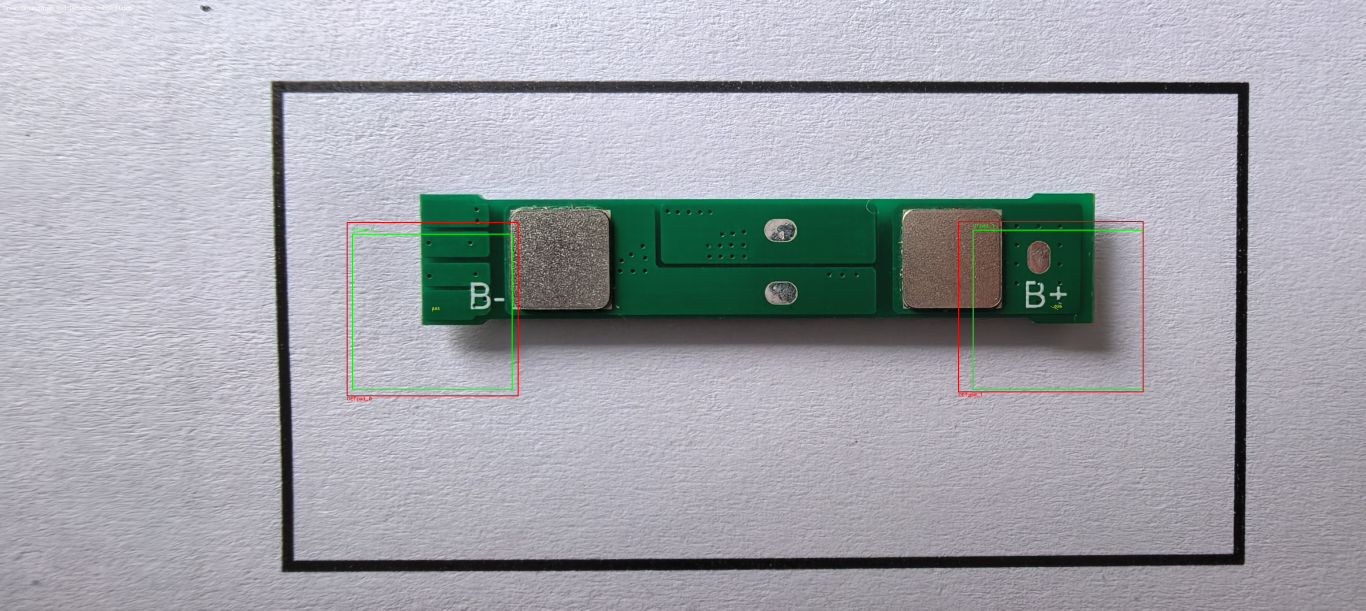
#> input picture data/visualization/round_001_back.jpg, 4096 x 1832 px (shown at 1/3 size); its folder holds only this picture in this run
$ python -i hsv_pcb_extractor.py   (imports and definitions only)
#> lines starting #> are read from the running program, lines starting #| are printed output that depends on the picture
### battery_designer/logger.py
"""
统一日志配置模块

提供项目全局的日志配置和管理功能。

特性:
- 统一的日志格式
- 支持控制台和文件输出
- 可配置的日志级别
- 按模块自动命名 logger

使用方法:
    from battery_designer.logger import get_logger

    logger = get_logger(__name__)
    logger.info("操作成功")
    logger.error("发生错误", exc_info=True)
"""

import logging
import sys
from pathlib import Path
from datetime import datetime
from typing import Optional


# 日志格式定义
LOG_FORMAT = "%(asctime)s | %(levelname)-8s | %(name)s | %(message)s"
DATE_FORMAT = "%Y-%m-%d %H:%M:%S"

# 默认日志级别
DEFAULT_LOG_LEVEL = logging.INFO

# 全局 logger 配置标志
_configured = False


def get_logger(name: Optional[str] = None) -> logging.Logger:
    """
    获取指定名称的 logger 实例

    Args:
        name: logger 名称，通常使用 __name__
              如果为 None，返回根 logger

    Returns:
        配置好的 Logger 实例

    Example:
        logger = get_logger(__name__)
        logger.info("开始处理")
    """
    global _configured

    # 首次调用时进行基本配置
    if not _configured:
        configure_logging()
        _configured = True

    return logging.getLogger(name)


def configure_logging(
    level: int = None,
    log_file: Optional[str] = None,
    log_dir: Optional[str] = None,
    format_string: str = LOG_FORMAT,
    date_format: str = DATE_FORMAT,
    console: bool = True,
    file_level: Optional[int] = None
) -> None:
    """
    配置全局日志系统

    Args:
        level: 控制台日志级别 (默认: INFO)
        log_file: 日志文件路径 (优先级高于 log_dir)
        log_dir: 日志目录，自动生成带日期的日志文件名
        format_string: 日志格式字符串
        date_format: 日期格式字符串
        console: 是否输出到控制台
        file_level: 文件日志级别 (默认与 level 相同)

    Example:
        # 基本配置 (仅控制台)
        configure_logging(level=logging.DEBUG)

        # 输出到文件
        configure_logging(log_file="app.log")

        # 自动生成日志文件
        configure_logging(log_dir="logs")
    """
    global _configured

    # 设置默认级别
    if level is None:
        level = DEFAULT_LOG_LEVEL
    if file_level is None:
        file_level = level

    # 获取根 logger
    root_logger = logging.getLogger()
    root_logger.setLevel(min(level, file_level))

    # 清除已有的 handlers
    root_logger.handlers.clear()

    # 创建 formatter
    formatter = logging.Formatter(format_string, datefmt=date_format)

    # 控制台 handler
    if console:
        console_handler = logging.StreamHandler(sys.stdout)
        console_handler.setLevel(level)
        console_handler.setFormatter(formatter)
        root_logger.addHandler(console_handler)

    # 文件 handler
    if log_file or log_dir:
        if log_file:
            log_path = Path(log_file)
        else:
            # 自动生成日志文件名
            log_path = Path(log_dir) / f"battery_designer_{datetime.now().strftime('%Y%m%d')}.log"

        # 确保日志目录存在
        log_path.parent.mkdir(parents=True, exist_ok=True)

        file_handler = logging.FileHandler(log_path, encoding='utf-8')
        file_handler.setLevel(file_level)
        file_handler.setFormatter(formatter)
        root_logger.addHandler(file_handler)

    _configured = True


# [55 lines left out: functions set_log_level, configure_from_env, create_module_logger, not called in this run]


# 用于兼容现有 print 语句的适配器
class PrintAdapter:
    """
    将 print 语句转换为日志输出的适配器

    用于逐步迁移现有的 print 语句到 logging
    """

    def __init__(self, logger: logging.Logger):
        self.logger = logger

    # [19 lines left out: functions info, debug, warning, error, not called in this run]


# 日志装饰器
import functools
import time
from typing import Callable, Optional


# [108 lines left out: functions log_function, log_errors, not called in this run]


# [11 lines that do not run on import are left out]

### battery_designer/pcb_recognition/hsv_pcb_extractor.py
"""PCB提取器（绿色环边界检测）

功能：从校正后的图片中，利用PCB边缘的绿色阻焊层（绿色环）直接检测PCB边界。

核心思路：
  PCB边缘一定是绿色阻焊层，形成连续的绿色环，覆盖率97-99.7%。
  1. HSV色彩空间检测绿色像素
  2. 取最大连通域（排除噪声）
  3. 形态学闭运算填补缝隙，形成完整闭环
  4. 填充外轮廓内部 → PCB mask

输入：校正后图片字节
输出：PCB轮廓多边形 + PCB mask
"""

from __future__ import annotations

from pathlib import Path
from typing import Any

import cv2
import numpy as np

from ..logger import get_logger

_log = get_logger(__name__)


class HSVPCBExtractor:
    """PCB提取器（绿色环边界检测）

    利用PCB边缘的绿色阻焊层直接确定PCB边界。
    """

    def __init__(self):
        """初始化提取器"""
        pass

    # ──────────────────────────────────────────────
    #  公开接口
    # ──────────────────────────────────────────────

    def extract(
        self,
        image_bytes: bytes,
        pixels_per_mm: float | None = None,
        frame_border_mm: float | None = None,
        debug_dir: Path | None = None,
    ) -> dict[str, Any]:
        """提取 PCB 区域（绿色环边界检测）

        Args:
            image_bytes: 校正后图片字节
            pixels_per_mm: 像素密度（保留接口兼容，当前未使用）
            frame_border_mm: 黑框线条宽度（保留接口兼容，当前未使用）
            debug_dir: 调试图片输出目录 (Path 或 None)

        Returns:
            {
                "pcb_mask": np.ndarray,
                "pcb_contour": np.ndarray,
                "pcb_mask_with_shadow": np.ndarray,
                "pcb_contour_with_shadow": np.ndarray,
                "color_name": str,
                "pcb_area_ratio": float,
            }
        """
        _log.info("PCB提取（绿色环边界检测）: 开始")

        # ── Step 1: 解码图片 ──
        nparr = np.frombuffer(image_bytes, np.uint8)
        img_bgr = cv2.imdecode(nparr, cv2.IMREAD_COLOR)
        if img_bgr is None:
            raise ValueError("Failed to decode image")
        h, w = img_bgr.shape[:2]
        total_area = h * w
        _log.debug("原始尺寸: %dx%d", w, h)

        if debug_dir:
            debug_dir = Path(debug_dir)
            debug_dir.mkdir(parents=True, exist_ok=True)

        # ── Step 2: 绿色环边界检测 ──
        pcb_mask = self._detect_green_ring_boundary(img_bgr, debug_dir)
        if pcb_mask is None:
            raise ValueError("绿色环检测失败：未检测到足够的绿色像素，无法确定PCB边界")

        # ── Step 3: 形态学清理 + 最大连通域 + 轮廓 ──
        k_open = cv2.getStructuringElement(cv2.MORPH_ELLIPSE, (3, 3))
        pcb_mask = cv2.morphologyEx(pcb_mask, cv2.MORPH_OPEN, k_open, iterations=1)
        k_close = cv2.getStructuringElement(cv2.MORPH_ELLIPSE, (5, 5))
        pcb_mask = cv2.morphologyEx(pcb_mask, cv2.MORPH_CLOSE, k_close, iterations=1)

        num_lbl, labels, stats_arr, _ = cv2.connectedComponentsWithStats(pcb_mask, 8)
        if num_lbl <= 1:
            raise ValueError("No PCB region found")
        best = 1 + int(np.argmax(stats_arr[1:, cv2.CC_STAT_AREA]))
        pcb_mask_clean = np.zeros_like(pcb_mask)
        pcb_mask_clean[labels == best] = 255

        contours, _ = cv2.findContours(pcb_mask_clean, cv2.RETR_EXTERNAL, cv2.CHAIN_APPROX_SIMPLE)
        if not contours:
            raise ValueError("No PCB contour found")
        raw_ct = max(contours, key=cv2.contourArea)
        peri = cv2.arcLength(raw_ct, True)
        pcb_contour = cv2.approxPolyDP(raw_ct, 0.002 * peri, True)

        pcb_mask = np.zeros((h, w), dtype=np.uint8)
        cv2.drawContours(pcb_mask, [pcb_contour], -1, 255, -1)

        # ── Step 4: 颜色估计 ──
        color_name = self._estimate_pcb_color(img_bgr, pcb_mask)
        pcb_area_ratio = cv2.contourArea(pcb_contour) / total_area

        _log.info(
            "PCB提取（绿色环边界检测）: 完成 (颜色=%s, 面积占比=%.1f%%)",
            color_name, pcb_area_ratio * 100,
        )

        return {
            "pcb_mask": pcb_mask,
            "pcb_contour": pcb_contour,
            "pcb_mask_with_shadow": pcb_mask,
            "pcb_contour_with_shadow": pcb_contour,
            "color_name": color_name,
            "pcb_area_ratio": pcb_area_ratio,
        }

    # ──────────────────────────────────────────────
    #  私有方法: 绿色环边界检测
    # ──────────────────────────────────────────────

    # [147 lines left out: functions _detect_green_ring_boundary, _estimate_pcb_color, not called in this run]


# ── 测试代码 ──
# [3 lines not run here, left out]

>>> import cv2
>>> picture = cv2.imread('../../data/visualization/round_001_back.jpg', cv2.IMREAD_GRAYSCALE)
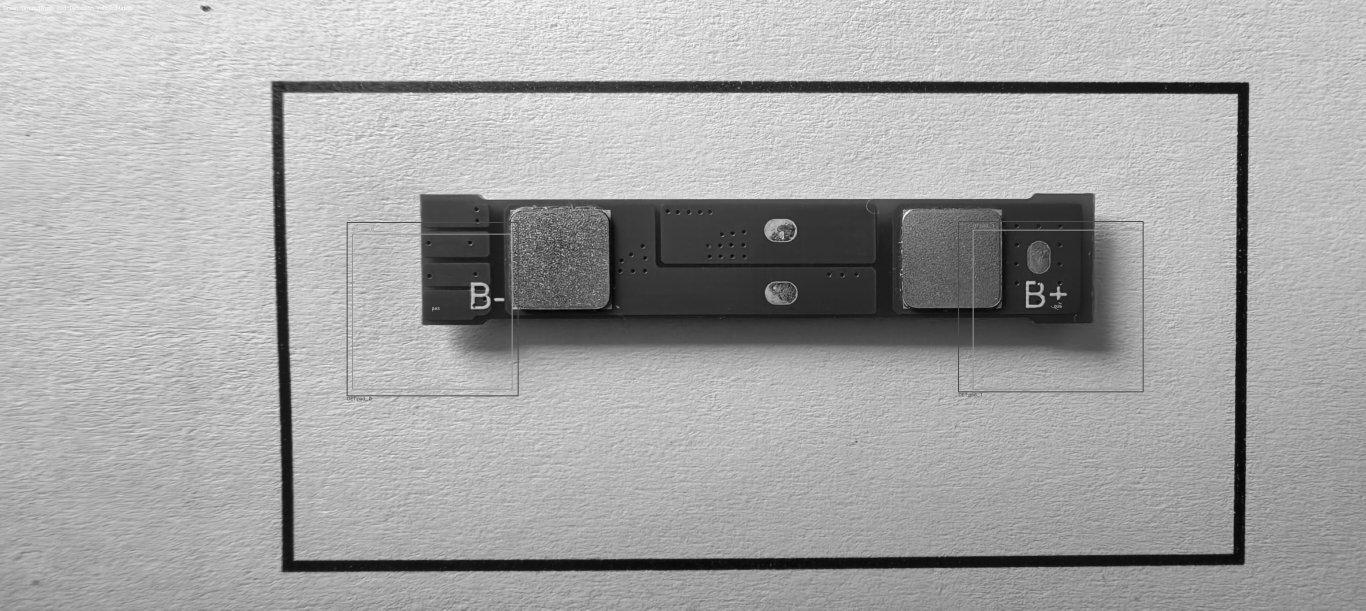
#> picture: shape (1832, 4096) (shown at 1/3 size); min 0, max 255, mean 165.2
#> (the run stopped early here; a loop or call above may not have finished)

$ run again, on data/visualization/round_002_back.jpg
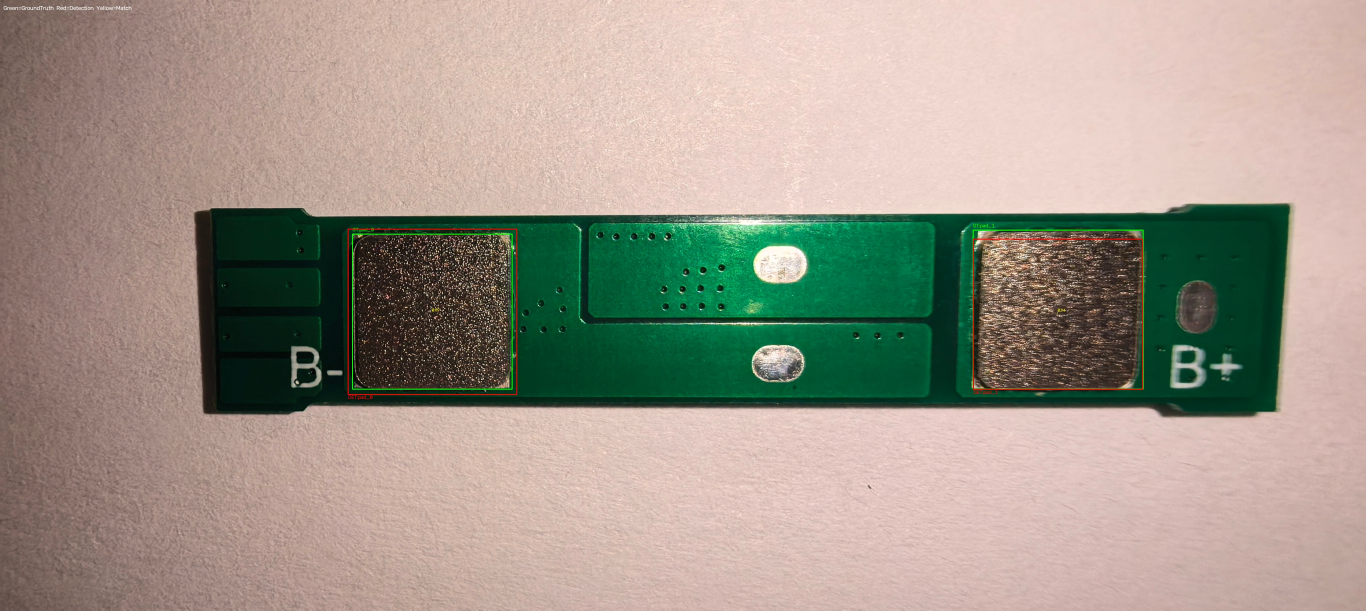
#> input picture data/visualization/round_002_back.jpg, 4096 x 1832 px (shown at 1/3 size)
#> `picture = cv2.imread('../../data/visualization/round_001_back.jpg', cv..`:
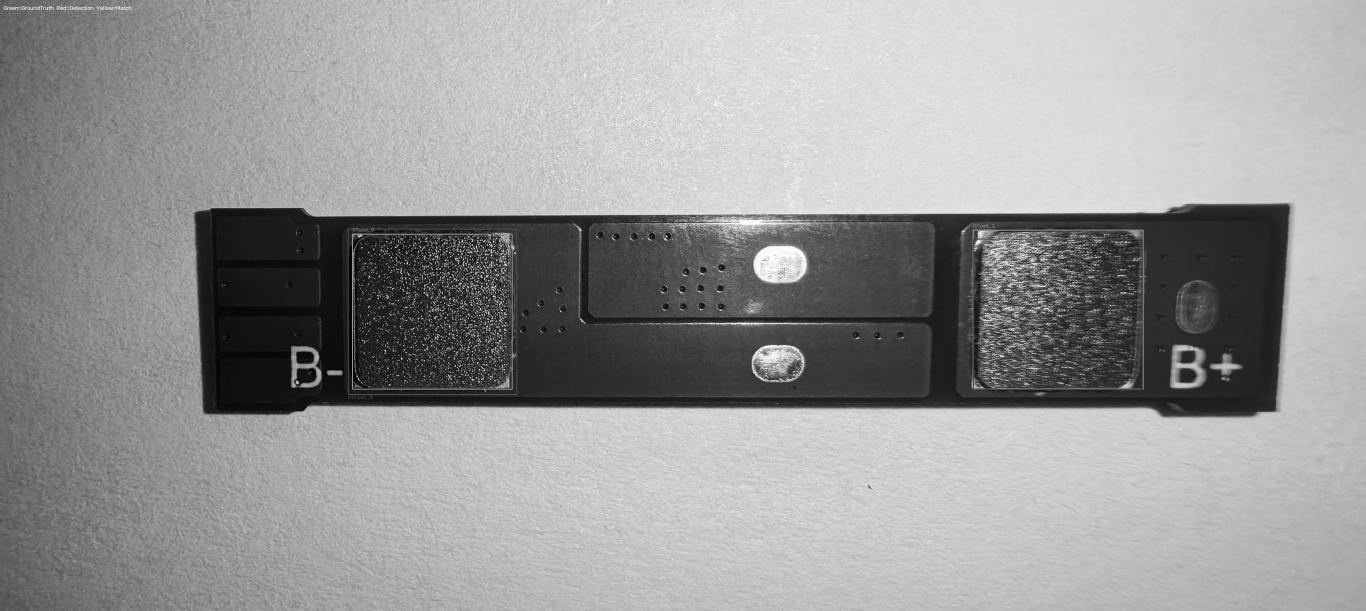
#> picture: shape (1832, 4096) (shown at 1/3 size); min 0, max 255, mean 152.5
